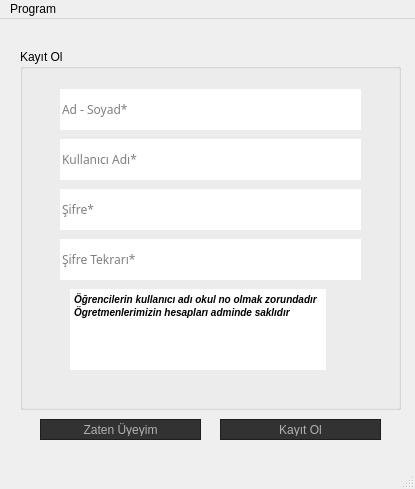
 <widget class="QMainWindow" name="kayitoll">
  <property name="geometry">
   <rect>
    <x>0</x>
    <y>0</y>
    <width>415</width>
    <height>489</height>
   </rect>
  </property>
  <property name="minimumSize">
   <size>
    <width>415</width>
    <height>489</height>
   </size>
  </property>
  <property name="maximumSize">
   <size>
    <width>415</width>
    <height>489</height>
   </size>
  </property>
  <property name="windowTitle">
   <string>Kütüphane - Kayıt Ol</string>
  </property>
  <property name="windowIcon">
   <iconset>
    <normaloff>../Python-LibraryProject-main (8)/Python-LibraryProject-main/KutuphaneProjesi/Sulu-boya-kitap.png</normaloff>../Python-LibraryProject-main (8)/Python-LibraryProject-main/KutuphaneProjesi/Sulu-boya-kitap.png</iconset>
  </property>
  <property name="styleSheet">
   <string notr="true">&lt;?xml version=&quot;1.0&quot; encoding=&quot;UTF-8&quot;?&gt;
&lt;ui version=&quot;4.0&quot;&gt;
 &lt;widget name=&quot;__qt_fake_top_level&quot;&gt;
  &lt;widget class=&quot;Spacer&quot; name=&quot;horizontalSpacer_3&quot;&gt;
   &lt;property name=&quot;geometry&quot;&gt;
    &lt;rect&gt;
     &lt;x&gt;91&lt;/x&gt;
     &lt;y&gt;1&lt;/y&gt;
     &lt;width&gt;41&lt;/width&gt;
     &lt;height&gt;42&lt;/height&gt;
    &lt;/rect&gt;
   &lt;/property&gt;
   &lt;property name=&quot;font&quot;&gt;
    &lt;font&gt;
     &lt;family&gt;MS Sans Serif&lt;/family&gt;
     &lt;pointsize&gt;10&lt;/pointsize&gt;
    &lt;/font&gt;
   &lt;/property&gt;
   &lt;property name=&quot;orientation&quot;&gt;
    &lt;enum&gt;Qt::Horizontal&lt;/enum&gt;
   &lt;/property&gt;
   &lt;property name=&quot;sizeHint&quot; stdset=&quot;0&quot;&gt;
    &lt;size&gt;
     &lt;width&gt;40&lt;/width&gt;
     &lt;height&gt;20&lt;/height&gt;
    &lt;/size&gt;
   &lt;/property&gt;
  &lt;/widget&gt;
 &lt;/widget&gt;
 &lt;resources/&gt;
&lt;/ui&gt;
</string>
  </property>
  <widget class="QWidget" name="centralwidget">
   <widget class="QPushButton" name="kayitol">
    <property name="geometry">
     <rect>
      <x>220</x>
      <y>400</y>
      <width>161</width>
      <height>21</height>
     </rect>
    </property>
    <property name="styleSheet">
     <string notr="true">/* author = Nathan Woodrow */

QToolTip
{
    border: 1px solid #222;
    background-color: #333;
    color: #aaa;
}

QWidget
{
    color: #aaa;
    background-color: #323232;
}


QWidget:item:hover
{
    background-color: #507098;
    color: #aaa;
}

QWidget:item:selected
{
    background-color: #507098;
}

QMenuBar {
    background-color: #323232;
}

QMenuBar::item
{
    background: transparent;
}

QMenuBar::item:selected
{
    /*
    background: transparent;
    border: 1px solid #ffaa00;
    */
    background: #444;
}

QMenuBar::item:pressed
{
    border: 1px solid #000;
    background-color: #444;
    margin-bottom:-1px;
    padding-bottom:1px;
}

/* ==================================================================================== */
/* MENU                                                                                 */
/* ==================================================================================== */

QMenu
{
    background: #444;
    border: 1px solid #222;
    padding: 4px;
    padding-right: 0px;
}

QMenu::item
{
    background: transparent;
    padding: 2px 20px 2px 20px;
}

QMenu::item:disabled
{
    color: #555;
    background: transparent;
    padding: 2px 20px 2px 20px;
}


QMenu::item:selected
{
    background-color: #507098;
    color: #aaa;
}

QWidget:disabled
{
    color: #404040;
    background-color: #323232;
}

QLineEdit
{
    padding: 1px;
    border: 1px solid #111;
    background-color: #888;
    color: #111;
}

QPushButton
{
    color: #b1b1b1;
/*    background-color: QLinearGradient( x1: 0, y1: 0, x2: 0, y2: 1, stop: 0 #565656, stop: 0.1 #525252, stop: 0.5 #4e4e4e, stop: 0.9 #4a4a4a, stop: 1 #464646);*/
    border-width: 1px;
    border-color: #1e1e1e;
    border-style: solid;
    padding: 3px;
    font-size: 12px;
    padding-left: 5px;
    padding-right: 5px;
}

QPushButton:pressed
{
/*    background-color: QLinearGradient( x1: 0, y1: 0, x2: 0, y2: 1, stop: 0 #2d2d2d, stop: 0.1 #2b2b2b, stop: 0.5 #292929, stop: 0.9 #282828, stop: 1 #252525);*/
}

/* ==================================================================================== */
/* COMBO BOX                                                                            */
/* ==================================================================================== */

QComboBox {
    selection-background-color: #ffaa00;
    background-color: QLinearGradient( x1: 0, y1: 0, x2: 0, y2: 1, stop: 0 #565656, stop: 0.1 #525252, stop: 0.5 #4e4e4e, stop: 0.9 #4a4a4a, stop: 1 #464646);
    border-style: solid;
    border: 1px solid #1e1e1e;
}

QComboBox:hover,QPushButton:hover {
    background-color: QLinearGradient( x1: 0, y1: 0, x2: 0, y2: 1,
        stop: 0     #565656,
        stop: 0.1   #525252,
        stop: 0.5   #4e4e4e,
        stop: 0.9   #4a4a4a,
        stop: 1     #464646);
}


QComboBox:on {
    padding-top: 1px;
    padding-left: 3px;
    background-color: QLinearGradient( x1: 0, y1: 0, x2: 0, y2: 1,
        stop: 0     #555,
        stop: 0.1   #4C4C4C,
        stop: 0.5   #464646,
        stop: 0.9   #414141,
        stop: 1     #444);
    selection-background-color: #ffaa00;
}

QComboBox QAbstractItemView {
    border: 1px solid #222;
    selection-background-color: #507098;
}

QComboBox::drop-down {
     subcontrol-origin: padding;
     subcontrol-position: top right;
     width: 15px;
     border: 0px;
 }

QComboBox::down-arrow
{
    image: url(icons/down_arrow.png);
}
QLineEdit:focus
{
    border: 2px solid QLinearGradient( x1: 0, y1: 0, x2: 0, y2: 1, stop: 0 #ffa02f, stop: 1 #d7801a);
}


QTextEdit:focus
{
    border: 2px solid QLinearGradient( x1: 0, y1: 0, x2: 0, y2: 1, stop: 0 #ffa02f, stop: 1 #d7801a);
}

/* ==================================================================================== */
/* SCROLL BAR                                                                           */
/* ==================================================================================== */

QScrollBar:horizontal {
    background-color: #333;
    height: 8px;
    margin: 0px;
    padding: 0px;
}

QScrollBar::handle:horizontal {
    border: 1px solid #111;
    background: #535353;
}

QScrollBar::add-line:horizontal, QScrollBar::sub-line:horizontal,
QScrollBar::add-page:horizontal, QScrollBar::sub-page:horizontal {
    width: 0px;
    background: transparent;
}

QScrollBar:vertical {
    background-color: #333;
    width: 8px;
    margin: 0;
}

QScrollBar::handle:vertical {
    border: 1px solid #111;
    background: #535353;
}

QScrollBar::add-line:vertical, QScrollBar::sub-line:vertical,
QScrollBar::add-page:vertical, QScrollBar::sub-page:vertical {
    height: 0px;
    background: transparent;
}


QTextEdit
{
    background-color: #242424;
}

QPlainTextEdit
{
    background-color: #242424;
}

QSizeGrip
{
  width: 1px;
}

QHeaderView::section
{
    /*background-color: QLinearGradient(x1:0, y1:0, x2:0, y2:1, stop:0 #616161, stop: 0.5 #505050, stop: 0.6 #434343, stop:1 #656565);*/
    color: white;
    padding-left: 4px;
    border: 1px solid #6c6c6c;
}
QDockWidget
{
  	titlebar-close-icon: url(icons/cross.svg);
}

QDockWidget::separator
{
    border: 1px solid red;
}

QDockWidget::title
{
    text-align: center;
    spacing: 3px; /* spacing between items in the tool bar */
    background-color: #323232;
	font-weight: bold;
}

QDockWidget::close-button, QDockWidget::float-button
{
    text-align: center;
    spacing: 1px; /* spacing between items in the tool bar */
}

QDockWidget::close-button:hover, QDockWidget::float-button:hover
{
    background: #242424;
}

QDockWidget::close-button:pressed, QDockWidget::float-button:pressed
{
    padding: 1px -1px -1px 1px;
}

QMainWindow::separator
{
    /*background-color: QLinearGradient(x1:0, y1:0, x2:0, y2:1, stop:0 #161616, stop: 0.5 #151515, stop: 0.6 #212121, stop:1 #343434);*/
    color: white;
    padding-left: 4px;
    border: 0px solid #4c4c4c;
    spacing: 3px; /* spacing between items in the tool bar */
}

QMainWindow::separator:hover
{

    /*background-color: QLinearGradient(x1:0, y1:0, x2:0, y2:1, stop:0 #d7801a, stop:0.5 #b56c17 stop:1 #ffa02f);*/
    color: white;
    padding-left: 4px;
    border: 1px solid #6c6c6c;
    spacing: 3px; /* spacing between items in the tool bar */
}

QToolBar {
    background: #323232;
    border: 1px solid #323232;
	font-weight: bold;
}

QToolBar::handle:horizontal
{
	image: url(:/qss_icons/rc/Hmovetoolbar.png);
}

QToolBar::handle:vertical
{
	image: url(:/qss_icons/rc/Vmovetoolbar.png);
}

QToolBar::separator:horizontal
{
	image: url(:/qss_icons/rc/Hsepartoolbar.png);
}

QToolBar::separator:vertical
{
	image: url(:/qss_icons/rc/Vsepartoolbars.png);
}

QMenu::separator
{
    height: 2px;
    /*
    background-color: QLinearGradient(x1:0, y1:0, x2:0, y2:1, stop:0 #161616, stop: 0.5 #151515, stop: 0.6 #212121, stop:1 #343434);
    */
    color: white;
    padding-left: 4px;
    margin-left: 10px;
    margin-right: 5px;
}

QProgressBar
{
    border: 2px solid grey;
    text-align: center;
}

QProgressBar::chunk
{
    background-color: #d7801a;
    width: 2.15px;
    margin: 0.5px;
}

QTabBar::tab {
    color: #b1b1b1;
    border: 1px solid #444;
    border-bottom-style: none;
    background-color: #323232;
    padding-left: 10px;
    padding-right: 10px;
    padding-top: 3px;
    padding-bottom: 2px;
    margin-right: -1px;
}

QTabWidget::pane {
    border: 1px solid #444;
    top: 1px;
}

QTabBar::tab:last
{
    margin-right: 0; /* the last selected tab has nothing to overlap with on the right */
}

QTabBar::tab:first:!selected
{
  margin-left: 0px; /* the last selected tab has nothing to overlap with on the right */
}

QTabBar::tab:!selected
{
    color: #b1b1b1;
    border-bottom-style: solid;
    margin-top: 3px;
    /*background-color: QLinearGradient(x1:0, y1:0, x2:0, y2:1, stop:1 #212121, stop:.4 #343434);*/
}

QTabBar::tab:selected
{
    margin-bottom: 0px;
}

QTabBar::tab:!selected:hover
{
    /*border-top: 2px solid #ffaa00;
    padding-bottom: 3px;*/
    /*background-color: QLinearGradient(x1:0, y1:0, x2:0, y2:1, stop:1 #212121, stop:0.4 #343434, stop:0.2 #343434, stop:0.1 #ffaa00);*/
}

/* ==================================================================================== */
/* RADIO BUTTON                                                                         */
/* ==================================================================================== */

QGroupBox::indicator:unchecked,
QGroupBox::indicator:checked,
QCheckBox::indicator:checked,
QCheckBox::indicator:unchecked,
QRadioButton::indicator:checked,
QRadioButton::indicator:unchecked{
    color: #b1b1b1;
    background-color: #323232;
    border: 1px solid #b1b1b1;
}

QGroupBox::indicator:checked,
QCheckBox::indicator:checked,
QRadioButton::indicator:checked {
    background-color: qradialgradient(
        cx: 0.5, cy: 0.5,
        fx: 0.5, fy: 0.5,
        radius: 1.0,
        stop: 0.25 #ffaa00,
        stop: 0.3 #323232
    );
}

QRadioButton::indicator
{
}

QGroupBox::indicator:hover,
QCheckBox::indicator:hover,
QRadioButton::indicator:hover
{
    border: 1px solid #ffaa00;
}

/* ==================================================================================== */
/* CHECKBOX                                                                             */
/* ==================================================================================== */

QAbstractItemView
{
  background-color: #222;
	alternate-background-color: #323232;
	color: silver;
	border: none;
	border-radius: 3px;
	padding: 1px;
}

QAbstractItemView::selected {
    border: 0px;
    outline: none;
}

/* ==================================================================================== */
/* TREE VIEW                                                                            */
/* ==================================================================================== */

QTreeView {
    border: 0.5px solid rgba(108,108,108,75);
}

QTreeView::item, QTreeView::branch {
    background: transparent;
    color: #DDD;
}

QTreeView::item:hover, QTreeView::branch:hover {
    background-color: #507098;
    color: #DDD;
}

QTreeView::item:selected, QTreeView::branch:selected {
    background-color: #507098;
    color: #DDD;
}

QTreeView::branch:has-children:!has-siblings:closed,
QTreeView::branch:closed:has-children:has-siblings {
    border-image: none;
    image: url(icons/caret-right_ffffff_14.png);
}

QTreeView::branch:open:has-children:!has-siblings,
QTreeView::branch:open:has-children:has-siblings {
     border-image: none;
     image: url(icons/caret-down_ffffff_14.png);
}

QgsLayerTreeView
{
}

QgsLayerTreeView::item
{
    border-top: 0.5px solid rgba(108,108,108,50);
    border-bottom: 0.5px solid rgba(108,108,108,50);
    padding: 3px;
}

QgsLayerTreeView::indicator:unchecked{
    image: url(icons/eye-blocked.svg);
}

QgsLayerTreeView::indicator:checked {
    image: url(icons/eye.svg);
}

/* ==================================================================================== */
/* TABLE VIEW                                                                           */
/* ==================================================================================== */

QHeaderView {
}

QHeaderView::section {
    background: transparent;
    background-color: #323232;
    color: #777;
    border-right: 0px solid #777;
    border-top: 0px solid #777;
    padding: 0 0 2px 3px
}</string>
    </property>
    <property name="text">
     <string>Kayıt Ol</string>
    </property>
   </widget>
   <widget class="QGroupBox" name="groupBox">
    <property name="geometry">
     <rect>
      <x>20</x>
      <y>30</y>
      <width>381</width>
      <height>361</height>
     </rect>
    </property>
    <property name="title">
     <string>Kayıt Ol</string>
    </property>
    <widget class="QFrame" name="frameKayit">
     <property name="geometry">
      <rect>
       <x>10</x>
       <y>20</y>
       <width>341</width>
       <height>331</height>
      </rect>
     </property>
     <property name="styleSheet">
      <string notr="true">border-radius:30px;</string>
     </property>
     <property name="frameShape">
      <enum>QFrame::StyledPanel</enum>
     </property>
     <property name="frameShadow">
      <enum>QFrame::Raised</enum>
     </property>
     <widget class="QLineEdit" name="lineEditSifre">
      <property name="geometry">
       <rect>
        <x>30</x>
        <y>120</y>
        <width>301</width>
        <height>41</height>
       </rect>
      </property>
      <property name="font">
       <font>
        <family>century gothic</family>
       </font>
      </property>
      <property name="toolTip">
       <string>&lt;html&gt;&lt;head/&gt;&lt;body&gt;&lt;p&gt;&lt;span style=&quot; font-weight:600; color:#000000;&quot;&gt;Güvenliğiniz için şifrenizde &lt;/span&gt;&lt;span style=&quot; font-weight:600; text-decoration: underline; color:#000000;&quot;&gt;büyük,küçük harf ve karakter&lt;/span&gt;&lt;span style=&quot; font-weight:600; color:#000000;&quot;&gt; kullanınız.&lt;/span&gt;&lt;/p&gt;&lt;/body&gt;&lt;/html&gt;</string>
      </property>
      <property name="text">
       <string/>
      </property>
      <property name="frame">
       <bool>true</bool>
      </property>
      <property name="echoMode">
       <enum>QLineEdit::PasswordEchoOnEdit</enum>
      </property>
      <property name="placeholderText">
       <string>Şifre*</string>
      </property>
      <property name="clearButtonEnabled">
       <bool>true</bool>
      </property>
     </widget>
     <widget class="QLineEdit" name="lineEditSifreTekrar">
      <property name="geometry">
       <rect>
        <x>30</x>
        <y>170</y>
        <width>301</width>
        <height>41</height>
       </rect>
      </property>
      <property name="font">
       <font>
        <family>century gothic</family>
       </font>
      </property>
      <property name="toolTip">
       <string>&lt;html&gt;&lt;head/&gt;&lt;body&gt;&lt;p&gt;&lt;span style=&quot; font-size:9pt; font-weight:600; color:#000000;&quot;&gt;Güvenliğiniz için şifrenizde &lt;/span&gt;&lt;span style=&quot; font-size:9pt; font-weight:600; text-decoration: underline; color:#000000;&quot;&gt;büyük,küçük harf ve karakter&lt;/span&gt;&lt;span style=&quot; font-size:9pt; font-weight:600; color:#000000;&quot;&gt; kullanınız.&lt;/span&gt;&lt;/p&gt;&lt;/body&gt;&lt;/html&gt;</string>
      </property>
      <property name="text">
       <string/>
      </property>
      <property name="frame">
       <bool>true</bool>
      </property>
      <property name="echoMode">
       <enum>QLineEdit::PasswordEchoOnEdit</enum>
      </property>
      <property name="placeholderText">
       <string>Şifre Tekrarı*</string>
      </property>
      <property name="clearButtonEnabled">
       <bool>true</bool>
      </property>
     </widget>
     <widget class="QLineEdit" name="lineEditKulAdi">
      <property name="geometry">
       <rect>
        <x>30</x>
        <y>70</y>
        <width>301</width>
        <height>41</height>
       </rect>
      </property>
      <property name="font">
       <font>
        <family>century gothic</family>
       </font>
      </property>
      <property name="toolTip">
       <string>&lt;html&gt;&lt;head/&gt;&lt;body&gt;&lt;p&gt;&lt;span style=&quot; font-size:10pt; font-weight:600; color:#000000;&quot;&gt;Kullanıcı Adı belirleyiniz&lt;/span&gt;&lt;/p&gt;&lt;/body&gt;&lt;/html&gt;</string>
      </property>
      <property name="text">
       <string/>
      </property>
      <property name="frame">
       <bool>true</bool>
      </property>
      <property name="placeholderText">
       <string>Kullanıcı Adı*</string>
      </property>
      <property name="clearButtonEnabled">
       <bool>true</bool>
      </property>
     </widget>
     <widget class="QLineEdit" name="lineEditAdSoyad">
      <property name="geometry">
       <rect>
        <x>30</x>
        <y>20</y>
        <width>301</width>
        <height>41</height>
       </rect>
      </property>
      <property name="font">
       <font>
        <family>century gothic</family>
       </font>
      </property>
      <property name="toolTip">
       <string>&lt;html&gt;&lt;head/&gt;&lt;body&gt;&lt;p&gt;&lt;span style=&quot; font-size:10pt; font-weight:600; color:#000000;&quot;&gt;Adınızı ve soyadınızı aralarında boşluk bırakarak giriniz&lt;/span&gt;&lt;/p&gt;&lt;/body&gt;&lt;/html&gt;</string>
      </property>
      <property name="inputMask">
       <string/>
      </property>
      <property name="text">
       <string/>
      </property>
      <property name="frame">
       <bool>true</bool>
      </property>
      <property name="placeholderText">
       <string>Ad - Soyad*</string>
      </property>
      <property name="clearButtonEnabled">
       <bool>true</bool>
      </property>
     </widget>
     <widget class="QTextBrowser" name="textBrowser">
      <property name="geometry">
       <rect>
        <x>40</x>
        <y>220</y>
        <width>256</width>
        <height>81</height>
       </rect>
      </property>
      <property name="html">
       <string>&lt;!DOCTYPE HTML PUBLIC &quot;-//W3C//DTD HTML 4.0//EN&quot; &quot;http://www.w3.org/TR/REC-html40/strict.dtd&quot;&gt;
&lt;html&gt;&lt;head&gt;&lt;meta name=&quot;qrichtext&quot; content=&quot;1&quot; /&gt;&lt;style type=&quot;text/css&quot;&gt;
p, li { white-space: pre-wrap; }
&lt;/style&gt;&lt;/head&gt;&lt;body style=&quot; font-family:'MS Shell Dlg 2'; font-size:7.8pt; font-weight:400; font-style:normal;&quot;&gt;
&lt;p style=&quot; margin-top:0px; margin-bottom:0px; margin-left:0px; margin-right:0px; -qt-block-indent:0; text-indent:0px;&quot;&gt;&lt;span style=&quot; font-weight:600; font-style:italic;&quot;&gt;Öğrencilerin kullanıcı adı okul no olmak zorundadır&lt;/span&gt;&lt;/p&gt;
&lt;p style=&quot; margin-top:0px; margin-bottom:0px; margin-left:0px; margin-right:0px; -qt-block-indent:0; text-indent:0px;&quot;&gt;&lt;span style=&quot; font-weight:600; font-style:italic;&quot;&gt;Ögretmenlerimizin hesapları adminde saklıdır&lt;/span&gt;&lt;/p&gt;&lt;/body&gt;&lt;/html&gt;</string>
      </property>
     </widget>
    </widget>
   </widget>
   <widget class="QPushButton" name="giris">
    <property name="geometry">
     <rect>
      <x>40</x>
      <y>400</y>
      <width>161</width>
      <height>21</height>
     </rect>
    </property>
    <property name="styleSheet">
     <string notr="true">/* author = Nathan Woodrow */

QToolTip
{
    border: 1px solid #222;
    background-color: #333;
    color: #aaa;
}

QWidget
{
    color: #aaa;
    background-color: #323232;
}


QWidget:item:hover
{
    background-color: #507098;
    color: #aaa;
}

QWidget:item:selected
{
    background-color: #507098;
}

QMenuBar {
    background-color: #323232;
}

QMenuBar::item
{
    background: transparent;
}

QMenuBar::item:selected
{
    /*
    background: transparent;
    border: 1px solid #ffaa00;
    */
    background: #444;
}

QMenuBar::item:pressed
{
    border: 1px solid #000;
    background-color: #444;
    margin-bottom:-1px;
    padding-bottom:1px;
}

/* ==================================================================================== */
/* MENU                                                                                 */
/* ==================================================================================== */

QMenu
{
    background: #444;
    border: 1px solid #222;
    padding: 4px;
    padding-right: 0px;
}

QMenu::item
{
    background: transparent;
    padding: 2px 20px 2px 20px;
}

QMenu::item:disabled
{
    color: #555;
    background: transparent;
    padding: 2px 20px 2px 20px;
}


QMenu::item:selected
{
    background-color: #507098;
    color: #aaa;
}

QWidget:disabled
{
    color: #404040;
    background-color: #323232;
}

QLineEdit
{
    padding: 1px;
    border: 1px solid #111;
    background-color: #888;
    color: #111;
}

QPushButton
{
    color: #b1b1b1;
/*    background-color: QLinearGradient( x1: 0, y1: 0, x2: 0, y2: 1, stop: 0 #565656, stop: 0.1 #525252, stop: 0.5 #4e4e4e, stop: 0.9 #4a4a4a, stop: 1 #464646);*/
    border-width: 1px;
    border-color: #1e1e1e;
    border-style: solid;
    padding: 3px;
    font-size: 12px;
    padding-left: 5px;
    padding-right: 5px;
}

QPushButton:pressed
{
/*    background-color: QLinearGradient( x1: 0, y1: 0, x2: 0, y2: 1, stop: 0 #2d2d2d, stop: 0.1 #2b2b2b, stop: 0.5 #292929, stop: 0.9 #282828, stop: 1 #252525);*/
}

/* ==================================================================================== */
/* COMBO BOX                                                                            */
/* ==================================================================================== */

QComboBox {
    selection-background-color: #ffaa00;
    background-color: QLinearGradient( x1: 0, y1: 0, x2: 0, y2: 1, stop: 0 #565656, stop: 0.1 #525252, stop: 0.5 #4e4e4e, stop: 0.9 #4a4a4a, stop: 1 #464646);
    border-style: solid;
    border: 1px solid #1e1e1e;
}

QComboBox:hover,QPushButton:hover {
    background-color: QLinearGradient( x1: 0, y1: 0, x2: 0, y2: 1,
        stop: 0     #565656,
        stop: 0.1   #525252,
        stop: 0.5   #4e4e4e,
        stop: 0.9   #4a4a4a,
        stop: 1     #464646);
}


QComboBox:on {
    padding-top: 1px;
    padding-left: 3px;
    background-color: QLinearGradient( x1: 0, y1: 0, x2: 0, y2: 1,
        stop: 0     #555,
        stop: 0.1   #4C4C4C,
        stop: 0.5   #464646,
        stop: 0.9   #414141,
        stop: 1     #444);
    selection-background-color: #ffaa00;
}

QComboBox QAbstractItemView {
    border: 1px solid #222;
    selection-background-color: #507098;
}

QComboBox::drop-down {
     subcontrol-origin: padding;
     subcontrol-position: top right;
     width: 15px;
     border: 0px;
 }

QComboBox::down-arrow
{
    image: url(icons/down_arrow.png);
}
QLineEdit:focus
{
    border: 2px solid QLinearGradient( x1: 0, y1: 0, x2: 0, y2: 1, stop: 0 #ffa02f, stop: 1 #d7801a);
}


QTextEdit:focus
{
    border: 2px solid QLinearGradient( x1: 0, y1: 0, x2: 0, y2: 1, stop: 0 #ffa02f, stop: 1 #d7801a);
}

/* ==================================================================================== */
/* SCROLL BAR                                                                           */
/* ==================================================================================== */

QScrollBar:horizontal {
    background-color: #333;
    height: 8px;
    margin: 0px;
    padding: 0px;
}

QScrollBar::handle:horizontal {
    border: 1px solid #111;
    background: #535353;
}

QScrollBar::add-line:horizontal, QScrollBar::sub-line:horizontal,
QScrollBar::add-page:horizontal, QScrollBar::sub-page:horizontal {
    width: 0px;
    background: transparent;
}

QScrollBar:vertical {
    background-color: #333;
    width: 8px;
    margin: 0;
}

QScrollBar::handle:vertical {
    border: 1px solid #111;
    background: #535353;
}

QScrollBar::add-line:vertical, QScrollBar::sub-line:vertical,
QScrollBar::add-page:vertical, QScrollBar::sub-page:vertical {
    height: 0px;
    background: transparent;
}


QTextEdit
{
    background-color: #242424;
}

QPlainTextEdit
{
    background-color: #242424;
}

QSizeGrip
{
  width: 1px;
}

QHeaderView::section
{
    /*background-color: QLinearGradient(x1:0, y1:0, x2:0, y2:1, stop:0 #616161, stop: 0.5 #505050, stop: 0.6 #434343, stop:1 #656565);*/
    color: white;
    padding-left: 4px;
    border: 1px solid #6c6c6c;
}
QDockWidget
{
  	titlebar-close-icon: url(icons/cross.svg);
}

QDockWidget::separator
{
    border: 1px solid red;
}

QDockWidget::title
{
    text-align: center;
    spacing: 3px; /* spacing between items in the tool bar */
    background-color: #323232;
	font-weight: bold;
}

QDockWidget::close-button, QDockWidget::float-button
{
    text-align: center;
    spacing: 1px; /* spacing between items in the tool bar */
}

QDockWidget::close-button:hover, QDockWidget::float-button:hover
{
    background: #242424;
}

QDockWidget::close-button:pressed, QDockWidget::float-button:pressed
{
    padding: 1px -1px -1px 1px;
}

QMainWindow::separator
{
    /*background-color: QLinearGradient(x1:0, y1:0, x2:0, y2:1, stop:0 #161616, stop: 0.5 #151515, stop: 0.6 #212121, stop:1 #343434);*/
    color: white;
    padding-left: 4px;
    border: 0px solid #4c4c4c;
    spacing: 3px; /* spacing between items in the tool bar */
}

QMainWindow::separator:hover
{

    /*background-color: QLinearGradient(x1:0, y1:0, x2:0, y2:1, stop:0 #d7801a, stop:0.5 #b56c17 stop:1 #ffa02f);*/
    color: white;
    padding-left: 4px;
    border: 1px solid #6c6c6c;
    spacing: 3px; /* spacing between items in the tool bar */
}

QToolBar {
    background: #323232;
    border: 1px solid #323232;
	font-weight: bold;
}

QToolBar::handle:horizontal
{
	image: url(:/qss_icons/rc/Hmovetoolbar.png);
}

QToolBar::handle:vertical
{
	image: url(:/qss_icons/rc/Vmovetoolbar.png);
}

QToolBar::separator:horizontal
{
	image: url(:/qss_icons/rc/Hsepartoolbar.png);
}

QToolBar::separator:vertical
{
	image: url(:/qss_icons/rc/Vsepartoolbars.png);
}

QMenu::separator
{
    height: 2px;
    /*
    background-color: QLinearGradient(x1:0, y1:0, x2:0, y2:1, stop:0 #161616, stop: 0.5 #151515, stop: 0.6 #212121, stop:1 #343434);
    */
    color: white;
    padding-left: 4px;
    margin-left: 10px;
    margin-right: 5px;
}

QProgressBar
{
    border: 2px solid grey;
    text-align: center;
}

QProgressBar::chunk
{
    background-color: #d7801a;
    width: 2.15px;
    margin: 0.5px;
}

QTabBar::tab {
    color: #b1b1b1;
    border: 1px solid #444;
    border-bottom-style: none;
    background-color: #323232;
    padding-left: 10px;
    padding-right: 10px;
    padding-top: 3px;
    padding-bottom: 2px;
    margin-right: -1px;
}

QTabWidget::pane {
    border: 1px solid #444;
    top: 1px;
}

QTabBar::tab:last
{
    margin-right: 0; /* the last selected tab has nothing to overlap with on the right */
}

QTabBar::tab:first:!selected
{
  margin-left: 0px; /* the last selected tab has nothing to overlap with on the right */
}

QTabBar::tab:!selected
{
    color: #b1b1b1;
    border-bottom-style: solid;
    margin-top: 3px;
    /*background-color: QLinearGradient(x1:0, y1:0, x2:0, y2:1, stop:1 #212121, stop:.4 #343434);*/
}

QTabBar::tab:selected
{
    margin-bottom: 0px;
}

QTabBar::tab:!selected:hover
{
    /*border-top: 2px solid #ffaa00;
    padding-bottom: 3px;*/
    /*background-color: QLinearGradient(x1:0, y1:0, x2:0, y2:1, stop:1 #212121, stop:0.4 #343434, stop:0.2 #343434, stop:0.1 #ffaa00);*/
}

/* ==================================================================================== */
/* RADIO BUTTON                                                                         */
/* ==================================================================================== */

QGroupBox::indicator:unchecked,
QGroupBox::indicator:checked,
QCheckBox::indicator:checked,
QCheckBox::indicator:unchecked,
QRadioButton::indicator:checked,
QRadioButton::indicator:unchecked{
    color: #b1b1b1;
    background-color: #323232;
    border: 1px solid #b1b1b1;
}

QGroupBox::indicator:checked,
QCheckBox::indicator:checked,
QRadioButton::indicator:checked {
    background-color: qradialgradient(
        cx: 0.5, cy: 0.5,
        fx: 0.5, fy: 0.5,
        radius: 1.0,
        stop: 0.25 #ffaa00,
        stop: 0.3 #323232
    );
}

QRadioButton::indicator
{
}

QGroupBox::indicator:hover,
QCheckBox::indicator:hover,
QRadioButton::indicator:hover
{
    border: 1px solid #ffaa00;
}

/* ==================================================================================== */
/* CHECKBOX                                                                             */
/* ==================================================================================== */

QAbstractItemView
{
  background-color: #222;
	alternate-background-color: #323232;
	color: silver;
	border: none;
	border-radius: 3px;
	padding: 1px;
}

QAbstractItemView::selected {
    border: 0px;
    outline: none;
}

/* ==================================================================================== */
/* TREE VIEW                                                                            */
/* ==================================================================================== */

QTreeView {
    border: 0.5px solid rgba(108,108,108,75);
}

QTreeView::item, QTreeView::branch {
    background: transparent;
    color: #DDD;
}

QTreeView::item:hover, QTreeView::branch:hover {
    background-color: #507098;
    color: #DDD;
}

QTreeView::item:selected, QTreeView::branch:selected {
    background-color: #507098;
    color: #DDD;
}

QTreeView::branch:has-children:!has-siblings:closed,
QTreeView::branch:closed:has-children:has-siblings {
    border-image: none;
    image: url(icons/caret-right_ffffff_14.png);
}

QTreeView::branch:open:has-children:!has-siblings,
QTreeView::branch:open:has-children:has-siblings {
     border-image: none;
     image: url(icons/caret-down_ffffff_14.png);
}

QgsLayerTreeView
{
}

QgsLayerTreeView::item
{
    border-top: 0.5px solid rgba(108,108,108,50);
    border-bottom: 0.5px solid rgba(108,108,108,50);
    padding: 3px;
}

QgsLayerTreeView::indicator:unchecked{
    image: url(icons/eye-blocked.svg);
}

QgsLayerTreeView::indicator:checked {
    image: url(icons/eye.svg);
}

/* ==================================================================================== */
/* TABLE VIEW                                                                           */
/* ==================================================================================== */

QHeaderView {
}

QHeaderView::section {
    background: transparent;
    background-color: #323232;
    color: #777;
    border-right: 0px solid #777;
    border-top: 0px solid #777;
    padding: 0 0 2px 3px
}</string>
    </property>
    <property name="text">
     <string>Zaten Üyeyim</string>
    </property>
   </widget>
   <widget class="QWidget" name="layoutWidget">
    <property name="geometry">
     <rect>
      <x>0</x>
      <y>0</y>
      <width>2</width>
      <height>2</height>
     </rect>
    </property>
    <layout class="QHBoxLayout" name="horizontalLayout"/>
   </widget>
  </widget>
  <widget class="QStatusBar" name="statusbar"/>
  <widget class="QMenuBar" name="menuBar">
   <property name="geometry">
    <rect>
     <x>0</x>
     <y>0</y>
     <width>415</width>
     <height>26</height>
    </rect>
   </property>
   <widget class="QMenu" name="menuProgram">
    <property name="title">
     <string>Program</string>
    </property>
    <addaction name="actionGiri_2"/>
    <addaction name="actionHakk_nda_2"/>
    <addaction name="action_cikisk"/>
   </widget>
   <addaction name="menuProgram"/>
  </widget>
  <action name="actionKay_t_Ol">
   <property name="text">
    <string>Kayıt Ol</string>
   </property>
  </action>
  <action name="actionGiri">
   <property name="text">
    <string>Giriş</string>
   </property>
  </action>
  <action name="actionHakk_nda">
   <property name="text">
    <string>Hakkında</string>
   </property>
  </action>
  <action name="actionGiri_2">
   <property name="text">
    <string>Giriş</string>
   </property>
  </action>
  <action name="actionKay_t_Ol_2">
   <property name="text">
    <string>Kayıt Ol</string>
   </property>
  </action>
  <action name="actionHakk_nda_2">
   <property name="text">
    <string>Hakkında</string>
   </property>
  </action>
  <action name="action_cikisk">
   <property name="text">
    <string>Çıkış</string>
   </property>
  </action>
 </widget>
